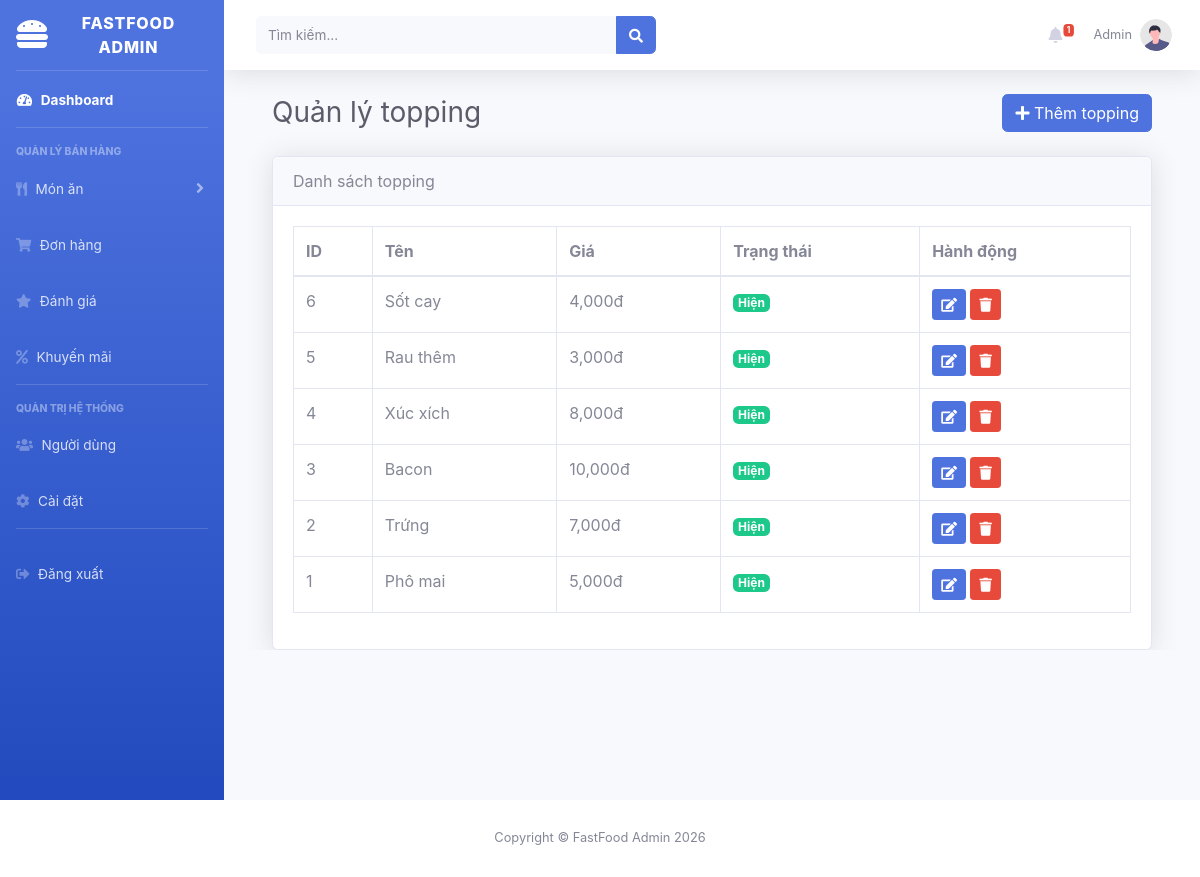
Screenshot of /admin.php?url=toppings (signed in) with the database file from the repository.
### tables this page shows
CREATE TABLE toppings (
    id BIGINT UNSIGNED AUTO_INCREMENT PRIMARY KEY,
    name VARCHAR(100),
    price DECIMAL(12,2),
    stock_quantity INT DEFAULT 0,
    status TINYINT DEFAULT 1,
    created_at TIMESTAMP NULL,
    updated_at TIMESTAMP NULL
);

### public/admin.php (called while the page is built, shortened)
<?php
require_once __DIR__ . '/../app/controllers/Admin/DashboardController.php';
$url = $_GET['url'] ?? 'dashboard';
$layout = __DIR__ . '/../resources/views/layouts/admin.php';
switch ($url) {
    case 'toppings':
        $toppings = getAllToppings();
        break;
}
include $layout;

### app/controllers/Admin/DashboardController.php (called while the page is built, shortened)
<?php
function getAllToppings() {
    $conn = getDB();
    return $conn->query("SELECT * FROM toppings ORDER BY id DESC")->fetchAll();
}

### resources/views/pages/admin/toppings.php (the view, shortened to what this page needs)
<div id="content-wrapper">
    <div id="content">
        <div class="container-fluid">
            <div class="d-sm-flex align-items-center justify-content-between mb-4">
                <h1 class="h3 mb-0 text-gray-800">Quản lý topping</h1>
                <button class="btn btn-primary" data-toggle="modal" data-target="#addModal">
                    <i class="fas fa-plus"></i> Thêm topping
                </button>
            </div>
            <div class="card shadow">
                <div class="card-header">Danh sách topping</div>
                <div class="card-body">
                    <div class="table-responsive">
                        <table class="table table-bordered">
                            <thead>
                                <tr><th>ID</th><th>Tên</th><th>Giá</th><th>Trạng thái</th><th>Hành động</th></tr>
                            </thead>
                            <tbody>
                                <?php if (empty($toppings)): ?>
                                    <tr><td colspan="5" class="text-center">Chưa có topping nào</td></tr>
                                <?php else: ?>
                                    <?php foreach ($toppings as $t): ?>
                                        <tr>
                                            <td><?= $t['id'] ?></td>
                                            <td><?= htmlspecialchars($t['name']) ?></td>
                                            <td><?= number_format($t['price']) ?>đ</td>
                                            <td>
                                                <?= $t['status'] == 1
                                                    ? '<span class="badge badge-success">Hiện</span>'
                                                    : '<span class="badge badge-secondary">Ẩn</span>' ?>
                                            </td>
                                            <td>
                                                <button class="btn btn-sm btn-primary" data-toggle="modal" data-target="#editModal<?= $t['id'] ?>">
                                                    <i class="fas fa-edit"></i>
                                                </button>
                                                <?php if ($t['status'] == 1): ?>
                                                    <a href="admin.php?url=topping-delete&id=<?= $t['id'] ?>" class="btn btn-sm btn-danger" onclick="return confirm('Vô hiệu hóa?')">
                                                        <i class="fas fa-trash"></i>
                                                    </a>
                                                <?php else: ?>
                                                    <a href="admin.php?url=topping-restore&id=<?= $t['id'] ?>" class="btn btn-sm btn-success">
                                                        <i class="fas fa-undo-alt"></i>
                                                    </a>
                                                <?php endif; ?>
                                            </td>
                                        </tr>
                                    <?php endforeach; ?>
                                <?php endif; ?>
                            </tbody>
                        </table>
                    </div>
                </div>
            </div>
        </div>
    </div>
</div>

### rows the page displays
toppings: id "6", name "Sốt cay", price "4,000", status "Hiện"
toppings: id "5", name "Rau thêm", price "3,000", status "Hiện"
toppings: id "4", name "Xúc xích", price "8,000", status "Hiện"
toppings: id "3", name "Bacon", price "10,000", status "Hiện"
toppings: id "2", name "Trứng", price "7,000", status "Hiện"
toppings: id "1", name "Phô mai", price "5,000", status "Hiện"

### other values shown
$totalNotifications "1"
$currentUser['name'] "Admin"
